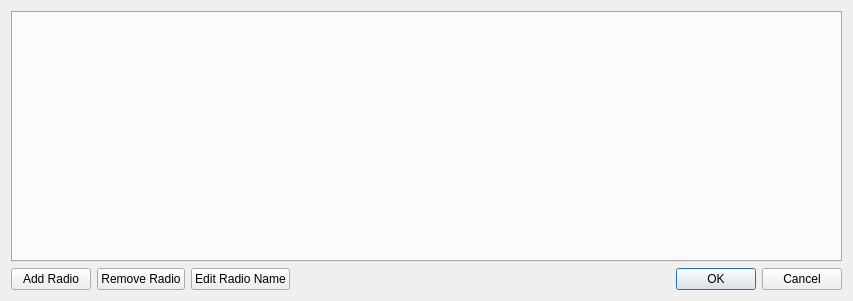
<?xml version="1.0" encoding="UTF-8"?>
<ui version="4.0">
 <class>RigSetupDialog</class>
 <widget class="QDialog" name="RigSetupDialog">
  <property name="geometry">
   <rect>
    <x>0</x>
    <y>0</y>
    <width>853</width>
    <height>301</height>
   </rect>
  </property>
  <property name="windowTitle">
   <string>Radio Setup</string>
  </property>
  <layout class="QVBoxLayout" name="verticalLayout">
   <item>
    <widget class="QLogTabWidget" name="radioTab"/>
   </item>
   <item>
    <layout class="QHBoxLayout" name="horizontalLayout">
     <item>
      <widget class="QPushButton" name="addRadio">
       <property name="text">
        <string>Add Radio</string>
       </property>
      </widget>
     </item>
     <item>
      <widget class="QPushButton" name="removeRadio">
       <property name="text">
        <string>Remove Radio</string>
       </property>
      </widget>
     </item>
     <item>
      <widget class="QPushButton" name="editRadioName">
       <property name="text">
        <string>Edit Radio Name</string>
       </property>
      </widget>
     </item>
     <item>
      <spacer name="horizontalSpacer">
       <property name="orientation">
        <enum>Qt::Horizontal</enum>
       </property>
       <property name="sizeHint" stdset="0">
        <size>
         <width>40</width>
         <height>20</height>
        </size>
       </property>
      </spacer>
     </item>
     <item>
      <widget class="QDialogButtonBox" name="buttonBox">
       <property name="orientation">
        <enum>Qt::Horizontal</enum>
       </property>
       <property name="standardButtons">
        <set>QDialogButtonBox::Cancel|QDialogButtonBox::Ok</set>
       </property>
      </widget>
     </item>
    </layout>
   </item>
  </layout>
 </widget>
 <customwidgets>
  <customwidget>
   <class>QLogTabWidget</class>
   <extends>QTabWidget</extends>
   <header>qlogtabwidget.h</header>
   <container>1</container>
  </customwidget>
 </customwidgets>
 <resources/>
 <connections>
  <connection>
   <sender>buttonBox</sender>
   <signal>accepted()</signal>
   <receiver>RigSetupDialog</receiver>
   <slot>accept()</slot>
   <hints>
    <hint type="sourcelabel">
     <x>248</x>
     <y>254</y>
    </hint>
    <hint type="destinationlabel">
     <x>157</x>
     <y>274</y>
    </hint>
   </hints>
  </connection>
  <connection>
   <sender>buttonBox</sender>
   <signal>rejected()</signal>
   <receiver>RigSetupDialog</receiver>
   <slot>reject()</slot>
   <hints>
    <hint type="sourcelabel">
     <x>316</x>
     <y>260</y>
    </hint>
    <hint type="destinationlabel">
     <x>286</x>
     <y>274</y>
    </hint>
   </hints>
  </connection>
 </connections>
</ui>
